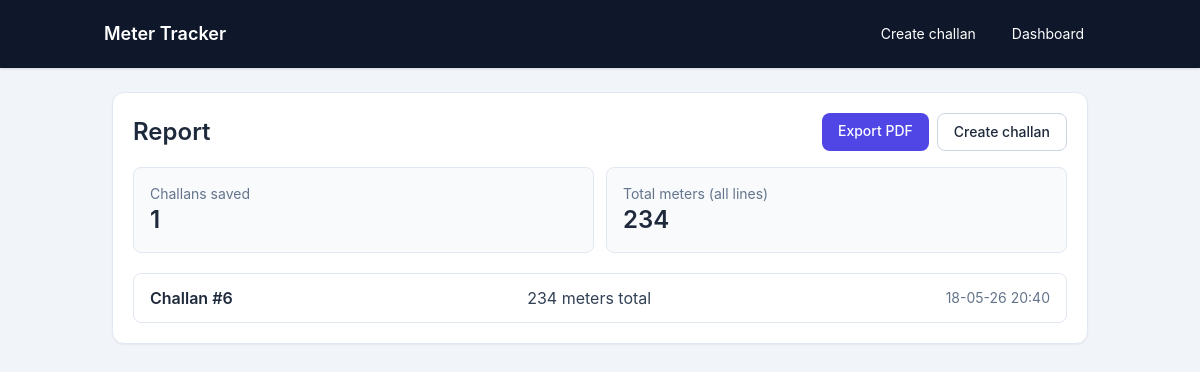
Page /dashboard/ on the earlier database version.
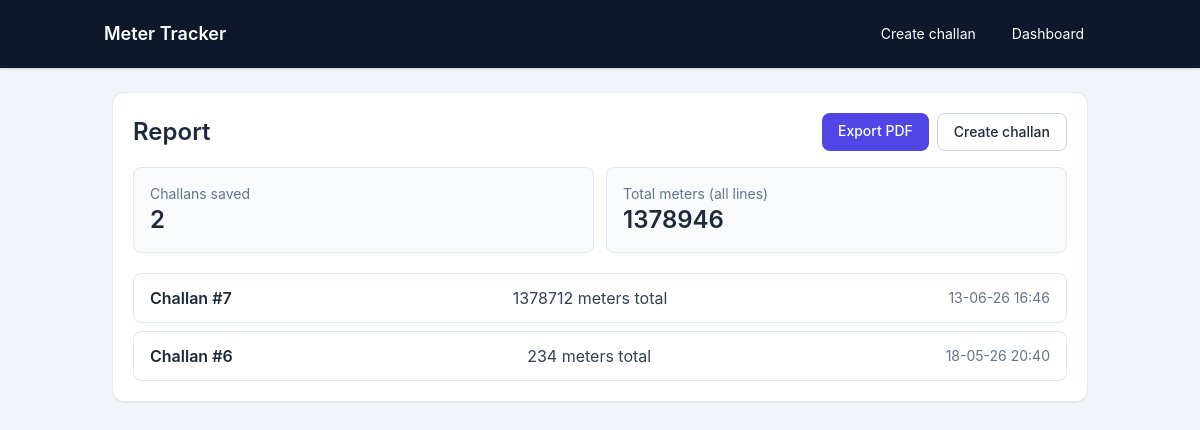
Same page on the later database version.
### entries/models.py (models this page shows, shortened)
class Challan(models.Model):
    created_at = models.DateTimeField(default=timezone.now, db_index=True)
    class Meta:
        ordering = ["-created_at"]
    def total_meters(self) -> Decimal:
        total = ChallanLine.objects.filter(item__challan=self).aggregate(t=Sum("meters")).get(
            "t"
        )
        return total if total is not None else Decimal("0")

### entries/views.py (the view)
# urls.py: path("dashboard/", dashboard_view, name="dashboard"),
def dashboard_view(request):
    challan_list = Challan.objects.prefetch_related("items__lines").order_by("-created_at")
    context = {
        "challans": challan_list,
        **_build_summary(),
    }
    return render(request, "entries/dashboard.html", context)

### entries/views.py (called while the page is built)
def _build_summary():
    total_count = Challan.objects.count()
    total_meters = ChallanLine.objects.aggregate(total=Sum("meters")).get("total") or Decimal(
        "0"
    )
    return {
        "total_count": total_count,
        "total_meters": total_meters,
    }

### entries/templates/entries/dashboard.html (shortened to what this page needs)
{% extends "entries/base.html" %}
{% block content %}
<section class="rounded-xl bg-white p-5 shadow-sm border border-slate-200">
  <div class="flex flex-wrap items-center justify-between gap-3 mb-4">
    <h1 class="text-2xl font-semibold">Report</h1>
    <div class="flex flex-wrap gap-2 no-print">
      <button
        type="button"
        onclick="window.print()"
        class="inline-flex rounded-lg bg-indigo-600 px-4 py-2 text-sm font-medium text-white hover:bg-indigo-700 transition">
        Export PDF
      </button>
      <a
        href="{% url 'entries:create_challan' %}"
        class="inline-flex rounded-lg border border-slate-300 px-4 py-2 text-sm font-medium hover:bg-slate-100 transition">
        Create challan
      </a>
    </div>
  </div>
  <div class="mb-5 grid gap-3 sm:grid-cols-2">
    <div class="rounded-lg border border-slate-200 bg-slate-50 p-4">
      <p class="text-sm text-slate-500">Challans saved</p>
      <p class="text-2xl font-semibold">{{ total_count }}</p>
    </div>
    <div class="rounded-lg border border-slate-200 bg-slate-50 p-4">
      <p class="text-sm text-slate-500">Total meters (all lines)</p>
      <p class="text-2xl font-semibold">{{ total_meters|floatformat:-2 }}</p>
    </div>
  </div>
  {% if challans %}
    <div class="space-y-2">
      {% for challan in challans %}
        <a
          href="{% url 'entries:challan_detail' challan.pk %}"
          class="block rounded-lg border border-slate-200 bg-white px-4 py-3 hover:bg-slate-50 hover:border-indigo-200 transition">
          <div class="flex flex-wrap items-center justify-between gap-3">
            <span class="font-semibold">Challan #{{ challan.pk }}</span>
            <span class="text-slate-700">{{ challan.total_meters|floatformat:-2 }} meters total</span>
            <span class="text-sm text-slate-500">{{ challan.created_at|date:"d-m-y H:i" }}</span>
          </div>
        </a>
      {% endfor %}
    </div>
  {% else %}
    <p class="rounded-lg border border-slate-200 bg-slate-50 p-4 text-slate-700">
      No challans yet. Create your first one from the button above.
    </p>
  {% endif %}
</section>
{% endblock %}

### entries/templates/entries/base.html (shortened to what this page needs)
{% load static %}
<!doctype html>
<html lang="en">
  <head>
    <script src="https://cdn.tailwindcss.com"></script>
    <link rel="stylesheet" href="{% static 'entries/styles.css' %}" />
  </head>
  <body class="bg-slate-100 text-slate-800">
    <nav class="bg-slate-900 text-white shadow no-print">
      <div
        class="mx-auto max-w-5xl px-4 py-4 flex items-center justify-between">
        <a href="{% url 'entries:create_challan' %}" class="font-semibold text-lg"
          >Meter Tracker</a
        >
        <div class="flex gap-3 text-sm">
          <a
            href="{% url 'entries:create_challan' %}"
            class="rounded-md px-3 py-2 hover:bg-slate-700 transition"
            >Create challan</a
          >
          <a
            href="{% url 'entries:dashboard' %}"
            class="rounded-md px-3 py-2 hover:bg-slate-700 transition"
            >Dashboard</a
          >
        </div>
      </div>
    </nav>
    <main class="mx-auto max-w-5xl p-4 md:p-6">
       {% block content %}{% endblock %}
    </main>
  </body>
</html>

### entries/static/entries/styles.css (style rules this page uses)
body { font-family: Inter, "Segoe UI", Tahoma, Geneva, Verdana, sans-serif; }

Differences in the rows shown:
added Challan: pk "7", total_meters "1378712", created_at "13-06-26 16:46"
Other differences:
{{ total_count }}: "1" → "2"
{{ total_meters|floatformat:-2 }}: "234" → "1378946"
